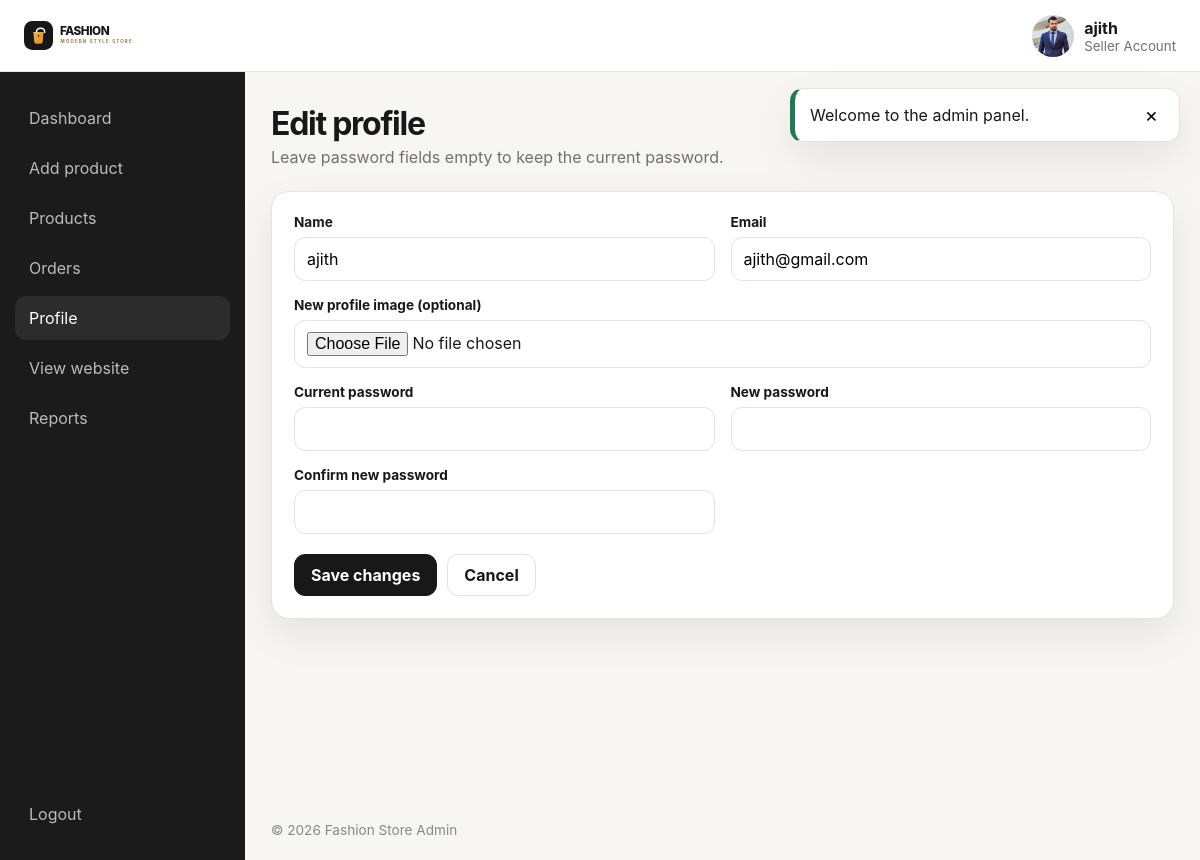
Screenshot of /admin/update.php (signed in) with the database file from the repository.
### tables this page shows
CREATE TABLE `sellers` (
  `id` varchar(20) NOT NULL,
  `name` varchar(50) NOT NULL,
  `email` varchar(100) NOT NULL,
  `password` varchar(255) NOT NULL,
  `image` varchar(150) NOT NULL DEFAULT '',
  `created_at` timestamp NOT NULL DEFAULT current_timestamp(),
  `updated_at` timestamp NOT NULL DEFAULT current_timestamp() ON UPDATE current_timestamp()
);

### components/functions.php (called while the page is built, shortened)
<?php
function app_root_path(): string
{
    return dirname(__DIR__);
}
function app_base_url(): string
{
    static $base = null;
    if ($base !== null) {
        return $base;
    }
    $documentRoot = realpath($_SERVER['DOCUMENT_ROOT'] ?? '') ?: '';
    $projectRoot = realpath(app_root_path()) ?: app_root_path();
    $documentRoot = str_replace('\\', '/', $documentRoot);
    $projectRoot = str_replace('\\', '/', $projectRoot);
    if ($documentRoot !== '' && str_starts_with(strtolower($projectRoot), strtolower($documentRoot))) {
        $base = '/' . trim(substr($projectRoot, strlen($documentRoot)), '/');
        if ($base === '/') {
            $base = '';
        }
    } else {
        $base = '';
    }
    return $base;
}
function app_url(string $path = ''): string
{
    $path = ltrim($path, '/');
    $baseUrl = app_base_url();
    if ($baseUrl === '' || $baseUrl === '/') {
        $baseUrl = '/fashion_web';
    }
    return $baseUrl . ($path !== '' ? '/' . $path : '');
}
function e(mixed $value): string
{
    return htmlspecialchars((string) $value, ENT_QUOTES | ENT_SUBSTITUTE, 'UTF-8');
}
function uploaded_image_url(?string $filename, string $kind = 'product'): string
{
    $filename = basename((string) $filename);
    if ($filename !== '' && is_file(app_root_path() . '/uploaded_files/' . $filename)) {
        return app_url('uploaded_files/' . rawurlencode($filename));
    }
    return app_url($kind === 'avatar' ? 'assets/avatar.svg' : 'assets/product-placeholder.svg');
}
function current_seller(PDO $conn): ?array
{
    $id = (string) ($GLOBALS['seller_id'] ?? $_SESSION['seller_id'] ?? '');
    $stmt = $conn->prepare('SELECT * FROM sellers WHERE id = ? LIMIT 1');
    $stmt->execute([$id]);
    $seller = $stmt->fetch(PDO::FETCH_ASSOC) ?: null;
    return $seller;
}
function is_system_admin(PDO $conn): bool
{
    $seller = current_seller($conn);
    return (string) ($seller['id'] ?? '') === 'ADM1N000000000000001'
        || strtolower((string) ($seller['email'] ?? '')) === 'admin@fashionstore.lk';
}

### admin/update.php (the view, shortened to what this page needs)
<?php
require_once __DIR__ . '/../components/connect.php';
?>
<!doctype html><html lang="en"><head><link rel="stylesheet" href="<?= e(app_url('css/admin_style.css')) ?>"></head><body>
<?php include __DIR__ . '/../components/admin_header.php'; ?>
<main class="admin-main"><div class="admin-container"><div class="admin-page-heading"><div><h1>Edit profile</h1><p>Leave password fields empty to keep the current password.</p></div></div><form class="panel" method="post" enctype="multipart/form-data"><?= csrf_field() ?><?php foreach ($errors as $item): ?><p class="badge canceled"><?= e($item) ?></p><?php endforeach; ?><div class="form-grid"><div class="field"><label>Name</label><input name="name" required value="<?= e($_POST['name'] ?? $seller['name']) ?>"></div><div class="field"><label>Email</label><input type="email" name="email" required value="<?= e($_POST['email'] ?? $seller['email']) ?>"></div><div class="field full"><label>New profile image (optional)</label><input type="file" name="image" accept="image/jpeg,image/png,image/webp,image/avif"></div><div class="field"><label>Current password</label><input type="password" name="current_password"></div><div class="field"><label>New password</label><input type="password" name="new_password" minlength="8"></div><div class="field"><label>Confirm new password</label><input type="password" name="confirm_password" minlength="8"></div></div><div style="display:flex;gap:10px;margin-top:20px"><button class="button" type="submit" name="update_profile">Save changes</button><a class="button secondary" href="<?= e(app_url('admin/profile.php')) ?>">Cancel</a></div></form></div></main>
<?php include __DIR__ . '/../components/admin_footer.php'; include __DIR__ . '/../components/alert.php'; ?>
</body></html>

### components/admin_header.php (shortened to what this page needs)
<?php
$seller = current_seller($conn);
$isSystemAdmin = is_system_admin($conn);
$currentPage = basename($_SERVER['PHP_SELF'] ?? '');
?>
<header class="admin-topbar">
    <a class="admin-brand" href="<?= e(app_url('admin/dashboard.php')) ?>"><img src="<?= e(app_url('assets/logo.svg')) ?>" alt="Fashion Store"></a>
    <div class="admin-user">
        <img src="<?= e(uploaded_image_url($seller['image'] ?? '', 'avatar')) ?>" alt="Admin">
        <div><strong><?= e($seller['name'] ?? 'Admin') ?></strong><small><?= $isSystemAdmin ? 'System / Super Admin' : 'Seller Account' ?></small></div>
    </div>
</header>
<aside class="admin-sidebar" data-admin-sidebar>
    <nav>
        <a class="<?= $currentPage === 'dashboard.php' ? 'active' : '' ?>" href="<?= e(app_url('admin/dashboard.php')) ?>">Dashboard</a>
        <a class="<?= $currentPage === 'add_product.php' ? 'active' : '' ?>" href="<?= e(app_url('admin/add_product.php')) ?>">Add product</a>
        <a class="<?= in_array($currentPage, ['view_product.php','read_product.php','edit_product.php','edite_product.php'], true) ? 'active' : '' ?>" href="<?= e(app_url('admin/view_product.php')) ?>">Products</a>
        <a class="<?= $currentPage === 'admin_orders.php' ? 'active' : '' ?>" href="<?= e(app_url('admin/admin_orders.php')) ?>">Orders</a>
        <a class="<?= in_array($currentPage, ['profile.php','update.php'], true) ? 'active' : '' ?>" href="<?= e(app_url('admin/profile.php')) ?>">Profile</a>
        <a href="<?= e(app_url('home.php')) ?>" target="_blank">View website</a>
        <a class="<?= $currentPage === 'reports.php' ? 'active' : '' ?>" href="<?= e(app_url('admin/reports.php')) ?>">Reports</a>
    </nav>
    <form action="<?= e(app_url('components/admin_logout.php')) ?>" method="post">
        <button type="submit" class="sidebar-logout">Logout</button>
    </form>
</aside>

### css/admin_style.css (style rules this page uses)
:root { --ink:#181818;--muted:#707070;--line:#e7e2da;--soft:#f6f3ee;--accent:#e59a2f;--danger:#b73737;--success:#1f7a4f;--shadow:0 16px 40px rgba(20,18,14,.08) }
* { box-sizing:border-box }
body { margin:0;font-family:Inter,Arial,sans-serif;background:#f7f6f3;color:var(--ink) }
a { text-decoration:none;color:inherit }
img { display:block;max-width:100% }
button,input,textarea,select { font:inherit }
.admin-topbar { position:fixed;z-index:50;top:0;left:0;right:0;height:72px;background:#fff;border-bottom:1px solid var(--line);display:flex;align-items:center;padding:0 24px;gap:18px }
.admin-brand img { width:145px }
.admin-user { margin-left:auto;display:flex;align-items:center;gap:10px }
.admin-user img { width:42px;height:42px;border-radius:50%;object-fit:cover }
.admin-user small { display:block;color:var(--muted) }
.admin-sidebar { position:fixed;top:72px;bottom:0;left:0;width:245px;background:#1b1b1b;color:#ddd;padding:24px 15px;display:flex;flex-direction:column;justify-content:space-between;z-index:40 }
.admin-sidebar nav { display:grid;gap:6px }
.admin-sidebar a,.sidebar-logout { display:block;padding:12px 14px;border-radius:11px;border:0;background:none;color:#bbb;text-align:left;width:100%;cursor:pointer }
.admin-sidebar a:hover,.admin-sidebar a.active,.sidebar-logout:hover { background:#2c2c2c;color:#fff }
.admin-main { margin-left:245px;padding:104px 26px 36px;min-height:100vh }
.admin-container { max-width:1220px;margin:auto }
.admin-page-heading { display:flex;justify-content:space-between;gap:20px;align-items:center;margin-bottom:24px }
.admin-page-heading h1 { margin:0;font-size:2rem;letter-spacing:-.04em }
.admin-page-heading p { margin:4px 0 0;color:var(--muted) }
.button,.btn { display:inline-flex;align-items:center;justify-content:center;border:1px solid var(--ink);background:var(--ink);color:#fff;padding:10px 16px;border-radius:11px;cursor:pointer;font-weight:700 }
.button.secondary,.btn.secondary { background:#fff;color:var(--ink);border-color:var(--line) }
.panel { background:#fff;border:1px solid var(--line);border-radius:18px;padding:22px;box-shadow:var(--shadow);margin-top:20px }
.form-grid { display:grid;grid-template-columns:repeat(2,1fr);gap:16px }
.field { display:grid;gap:7px }
.field.full { grid-column:1/-1 }
.field label { font-weight:700;font-size:.85rem }
.field input,.field textarea,.field select { width:100%;border:1px solid var(--line);border-radius:11px;padding:11px 12px;background:#fff }

### rows the page displays
sellers: image (picture), name "ajith", email "ajith@gmail.com"

### other values shown
$flash['message'] "Welcome to the admin panel."
